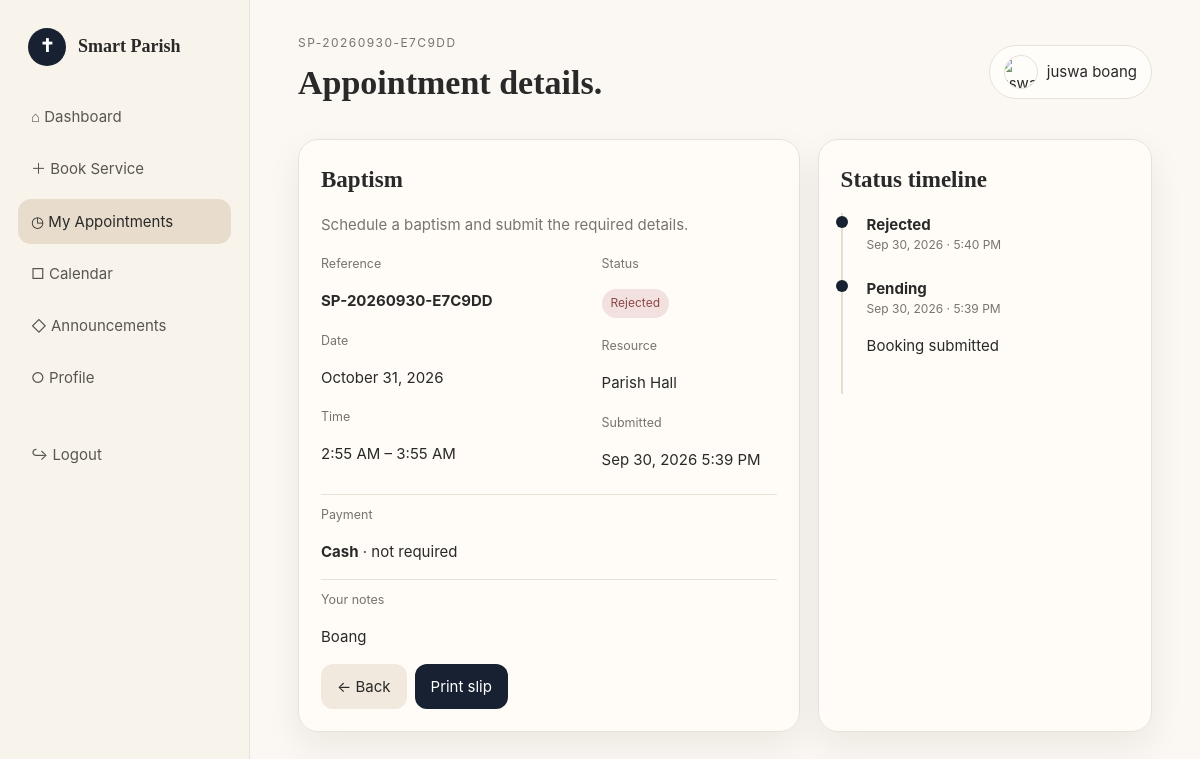
Screenshot of /parishioner/appointment-details.php?id=2 (signed in) with the database file from the repository.
### tables this page shows
CREATE TABLE `appointments` (
  `id` bigint(20) UNSIGNED NOT NULL,
  `reference_no` varchar(30) NOT NULL,
  `user_id` int(10) UNSIGNED NOT NULL,
  `service_id` int(10) UNSIGNED NOT NULL,
  `resource_id` int(10) UNSIGNED DEFAULT NULL,
  `appointment_date` date NOT NULL,
  `start_time` time NOT NULL,
  `end_time` time NOT NULL,
  `notes` text DEFAULT NULL,
  `status` enum('pending','approved','rejected','completed','cancelled') NOT NULL DEFAULT 'pending',
  `admin_note` text DEFAULT NULL,
  `payment_method` enum('cash','online') NOT NULL DEFAULT 'cash',
  `receipt_path` varchar(255) DEFAULT NULL,
  `payment_status` enum('not_required','pending','verified','rejected') NOT NULL DEFAULT 'not_required',
  `payment_verified_at` datetime DEFAULT NULL,
  `payment_verified_by` int(10) UNSIGNED DEFAULT NULL,
  `qr_confirmed_at` datetime DEFAULT NULL,
  `qr_confirmed_by` int(10) UNSIGNED DEFAULT NULL,
  `created_at` timestamp NOT NULL DEFAULT current_timestamp(),
  `updated_at` timestamp NOT NULL DEFAULT current_timestamp() ON UPDATE current_timestamp()
);

CREATE TABLE `users` (
  `id` int(10) UNSIGNED NOT NULL,
  `first_name` varchar(80) DEFAULT NULL,
  `middle_name` varchar(80) DEFAULT NULL,
  `last_name` varchar(80) DEFAULT NULL,
  `full_name` varchar(150) NOT NULL,
  `email` varchar(190) NOT NULL,
  `contact_number` varchar(30) NOT NULL,
  `province_code` varchar(20) DEFAULT NULL,
  `province` varchar(120) DEFAULT NULL,
  `city_municipality_code` varchar(20) DEFAULT NULL,
  `city_municipality` varchar(160) DEFAULT NULL,
  `barangay_code` varchar(20) DEFAULT NULL,
  `barangay` varchar(160) DEFAULT NULL,
  `street_purok` varchar(255) DEFAULT NULL,
  `address` varchar(500) NOT NULL,
  `birthday` date NOT NULL,
  `gender` enum('Male','Female','Other') NOT NULL,
  `password` varchar(255) NOT NULL,
  `profile_image` varchar(255) DEFAULT NULL,
  `role` enum('parishioner','admin') NOT NULL DEFAULT 'parishioner',
  `status` enum('active','inactive') NOT NULL DEFAULT 'active',
  `created_at` timestamp NOT NULL DEFAULT current_timestamp(),
  `updated_at` timestamp NOT NULL DEFAULT current_timestamp() ON UPDATE current_timestamp()
);

CREATE TABLE `services` (
  `id` int(10) UNSIGNED NOT NULL,
  `name` varchar(120) NOT NULL,
  `description` text DEFAULT NULL,
  `duration_minutes` smallint(5) UNSIGNED NOT NULL DEFAULT 60,
  `fee` decimal(10,2) NOT NULL DEFAULT 0.00,
  `image` varchar(255) DEFAULT NULL,
  `status` enum('active','inactive') NOT NULL DEFAULT 'active',
  `created_at` timestamp NOT NULL DEFAULT current_timestamp()
);

CREATE TABLE `resources` (
  `id` int(10) UNSIGNED NOT NULL,
  `name` varchar(120) NOT NULL,
  `description` text DEFAULT NULL,
  `capacity` int(10) UNSIGNED DEFAULT NULL,
  `status` enum('available','unavailable') DEFAULT 'available',
  `created_at` timestamp NOT NULL DEFAULT current_timestamp()
);

CREATE TABLE `appointment_history` (
  `id` bigint(20) UNSIGNED NOT NULL,
  `appointment_id` bigint(20) UNSIGNED NOT NULL,
  `status` varchar(30) NOT NULL,
  `note` text DEFAULT NULL,
  `changed_by` int(10) UNSIGNED DEFAULT NULL,
  `created_at` timestamp NOT NULL DEFAULT current_timestamp()
);

### config/helpers.php (called while the page is built, shortened)
<?php
function e(?string $v): string { return htmlspecialchars($v ?? '', ENT_QUOTES, 'UTF-8'); }

### config/auth.php (called while the page is built, shortened)
<?php
require_once __DIR__.'/helpers.php';
function current_user(): ?array { return $_SESSION['user'] ?? null; }

### parishioner/appointment-details.php (the view)
<?php
declare(strict_types=1);require '../config/db.php';require '../config/auth.php';require_role('parishioner','login.php');$u=current_user();$id=(int)($_GET['id']??0);$s=$pdo->prepare("SELECT a.*,s.name service_name,s.description service_description,r.name resource_name FROM appointments a JOIN services s ON s.id=a.service_id LEFT JOIN resources r ON r.id=a.resource_id WHERE a.id=? AND a.user_id=?");$s->execute([$id,$u['id']]);$a=$s->fetch();if(!$a){http_response_code(404);exit('Appointment not found.');}$s=$pdo->prepare("SELECT h.*,u.full_name changed_by_name FROM appointment_history h LEFT JOIN users u ON u.id=h.changed_by WHERE h.appointment_id=? ORDER BY h.created_at DESC");$s->execute([$id]);$history=$s->fetchAll();$pageTitle='Appointment details.';$eyebrow=$a['reference_no'];?><!doctype html><html><head><meta charset="utf-8"><meta name="viewport" content="width=device-width,initial-scale=1"><title>Appointment Details</title><link rel="stylesheet" href="../assets/css/style.css"></head><body><div class="shell"><?php include 'includes/sidebar.php'?><main class="main"><?php include 'includes/header.php'?><section class="grid two"><div class="card"><h2><?=e($a['service_name'])?></h2><p class="muted"><?=e($a['service_description'])?></p><div class="grid two"><div><small class="muted">Reference</small><p><b><?=e($a['reference_no'])?></b></p><small class="muted">Date</small><p><?=date('F j, Y',strtotime($a['appointment_date']))?></p><small class="muted">Time</small><p><?=date('g:i A',strtotime($a['start_time']))?> – <?=date('g:i A',strtotime($a['end_time']))?></p></div><div><small class="muted">Status</small><p><span class="badge <?=e($a['status'])?>"><?=e($a['status'])?></span></p><small class="muted">Resource</small><p><?=e($a['resource_name']??'Not assigned')?></p><small class="muted">Submitted</small><p><?=date('M j, Y g:i A',strtotime($a['created_at']))?></p></div></div><hr style="border:0;border-top:1px solid var(--line)"><small class="muted">Payment</small><p><b><?=ucfirst(e($a['payment_method']??'cash'))?></b> · <?=e(str_replace('_',' ',$a['payment_status']??'not_required'))?></p><?php if(($a['payment_method']??'')==='online'&&($a['payment_status']??'')==='pending'):?><div class="notice">Your payment receipt is waiting for admin verification.</div><?php endif?><?php if(in_array($a['status'],['approved','completed'],true)):?><div class="appointment-qr-card"><div class="eyebrow">Approved appointment pass</div><h2>Present this QR / reference</h2><img class="appointment-qr" src="https://api.qrserver.com/v1/create-qr-code/?size=220x220&amp;data=<?=rawurlencode($a['reference_no'])?>" alt="Appointment QR for <?=e($a['reference_no'])?>"><div class="qr-reference"><?=e($a['reference_no'])?></div><div class="notice"><b>Save this QR code.</b><br>Take a screenshot or save this page, then present the QR code and reference number to the parish administrator on your appointment date for confirmation.</div></div><?php endif?><?php if($a['notes']):?><hr style="border:0;border-top:1px solid var(--line)"><small class="muted">Your notes</small><p><?=nl2br(e($a['notes']))?></p><?php endif?><?php if($a['admin_note']):?><div class="notice <?= $a['status']==='rejected' ? 'error' : '' ?>"><b><?= $a['status']==='rejected' ? 'Reason for rejection' : 'Parish office note' ?></b><br><?=nl2br(e($a['admin_note']))?><?php if($a['status']==='rejected'):?><br><br><span class="muted">You may book another available schedule from Book Service.</span><?php endif?></div><?php endif?><div class="actions"><a class="btn light" href="my-appointments.php">← Back</a><button class="btn" onclick="window.print()">Print slip</button></div></div><div class="card"><h2>Status timeline</h2><div class="timeline"><?php foreach($history as $h):?><div class="timeline-item"><b><?=ucfirst(e($h['status']))?></b><div class="muted" style="font-size:12px"><?=date('M j, Y · g:i A',strtotime($h['created_at']))?></div><?php if($h['note']):?><p><?=e($h['note'])?></p><?php endif?></div><?php endforeach?></div></div></section></main></div><script src="../assets/js/script.js"></script></body></html>

### parishioner/includes/header.php (shortened to what this page needs)
<?php $u=current_user(); ?>
<header class="topbar"><div><button class="btn light mobile-toggle" type="button" data-nav-toggle>☰</button><div class="eyebrow"><?=e($eyebrow??'Parishioner Portal')?></div><h1><?=e($pageTitle??'Smart Parish')?></h1></div><div class="user-chip"><?php if(!empty($u['profile_image'])):?><img class="user-avatar" src="../<?=e($u['profile_image'])?>" alt="<?=e($u['full_name']??'Parishioner')?> profile picture"><?php else:?><span class="user-avatar user-avatar-fallback"><?=e(strtoupper(substr($u['full_name']??'P',0,1)))?></span><?php endif?><span><?=e($u['full_name']??'Parishioner')?></span></div></header>

### assets/css/style.css (style rules this page uses)
:root { --bg:#fbf8f3;--card:#fffdf9;--sand:#f1e9dd;--sand2:#e8ddcc;--ink:#292929;--muted:#77736d;--navy:#172131;--line:#e9e1d6;--green:#56745d;--red:#9a5555;--shadow:0 14px 35px rgba(35,29,20,.07);--r:20px }
* { box-sizing:border-box }
body { margin:0;background:var(--bg);color:var(--ink);font:15px/1.55 Inter,ui-sans-serif,system-ui,-apple-system,"Segoe UI",sans-serif }
a { color:inherit;text-decoration:none }
button,input,select,textarea { font:inherit }
.serif,h1,h2 { font-family:Georgia,"Times New Roman",serif }
.shell { display:grid;grid-template-columns:250px 1fr;min-height:100vh }
.main { padding:34px 4vw 60px;min-width:0 }
.topbar { display:flex;justify-content:space-between;align-items:center;gap:20px;margin-bottom:30px }
.eyebrow { font-size:12px;text-transform:uppercase;letter-spacing:.12em;color:var(--muted) }
h1 { font-size:34px;margin:4px 0 0 }
h2 { font-size:23px;margin:0 0 15px }
.user-chip { background:var(--card);border:1px solid var(--line);border-radius:999px;padding:9px 14px }
.grid { display:grid;gap:18px }
.two { grid-template-columns:1.5fr 1fr }
.card { background:rgba(255,253,249,.9);border:1px solid var(--line);border-radius:var(--r);padding:22px;box-shadow:var(--shadow) }
.muted { color:var(--muted) }
.btn { display:inline-flex;align-items:center;justify-content:center;border:0;border-radius:12px;padding:11px 16px;background:var(--navy);color:#fff;cursor:pointer }
.btn.light { background:var(--sand);color:var(--ink) }
.actions { display:flex;gap:8px;flex-wrap:wrap }
.badge { display:inline-block;padding:5px 9px;border-radius:999px;background:var(--sand);font-size:12px;text-transform:capitalize }
.badge.rejected,.badge.cancelled { background:#f3e1df;color:#8a4848 }
.timeline { display:grid;gap:0 }
.timeline-item { padding:0 0 22px 24px;border-left:2px solid var(--sand2);position:relative }
.timeline-item:before { content:"";position:absolute;left:-7px;top:3px;width:12px;height:12px;border-radius:50%;background:var(--navy) }
.user-chip { display:flex;align-items:center;gap:9px }
.user-avatar { width:34px;height:34px;border-radius:50%;object-fit:cover;display:grid;place-items:center;flex:0 0 34px;border:1px solid var(--line) }

### rows the page displays
appointments: reference_no "SP-20260930-E7C9DD", service.name "Baptism", service.description "Schedule a baptism and submit the required details.", appointment_date "October 31, 2026", start_time "2:55 AM", end_time "3:55 AM", status "Rejected", resource.name "Parish Hall", created_at "Sep 30, 2026 5:39 PM", payment_method "Cash", payment_status "not required", notes "Boang"
users: full_name "juswa boang"
appointment_history: status "Rejected", created_at "Sep 30, 2026 · 5:40 PM"
appointment_history: status "Pending", created_at "Sep 30, 2026 · 5:39 PM", note "Booking submitted"

### other values shown
$pageTitle "Appointment details."
